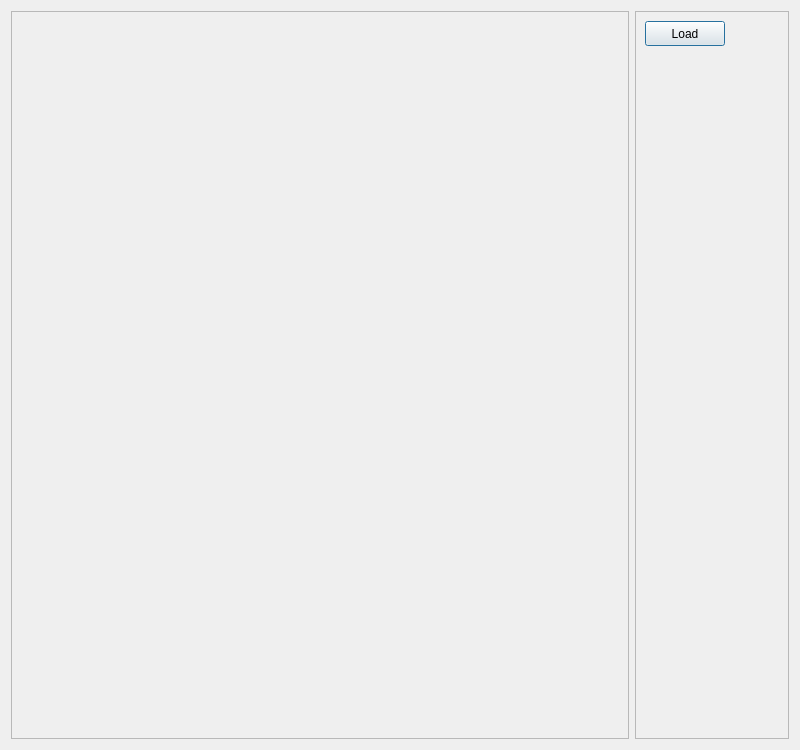
<?xml version="1.0" encoding="UTF-8"?>
<ui version="4.0">
 <class>LoadImageDialog</class>
 <widget class="QDialog" name="LoadImageDialog">
  <property name="geometry">
   <rect>
    <x>0</x>
    <y>0</y>
    <width>800</width>
    <height>750</height>
   </rect>
  </property>
  <property name="windowTitle">
   <string>load file dialog</string>
  </property>
  <layout class="QHBoxLayout" name="horizontalLayout">
   <item>
    <widget class="QFrame" name="frame">
     <property name="sizePolicy">
      <sizepolicy hsizetype="Preferred" vsizetype="Preferred">
       <horstretch>4</horstretch>
       <verstretch>0</verstretch>
      </sizepolicy>
     </property>
     <property name="frameShape">
      <enum>QFrame::StyledPanel</enum>
     </property>
     <property name="frameShadow">
      <enum>QFrame::Raised</enum>
     </property>
     <layout class="QHBoxLayout" name="horizontalLayout_2">
      <item>
       <widget class="QVTKWidget" name="qvtkWidget"/>
      </item>
     </layout>
    </widget>
   </item>
   <item>
    <widget class="QFrame" name="frame_2">
     <property name="sizePolicy">
      <sizepolicy hsizetype="Preferred" vsizetype="Preferred">
       <horstretch>1</horstretch>
       <verstretch>0</verstretch>
      </sizepolicy>
     </property>
     <property name="frameShape">
      <enum>QFrame::StyledPanel</enum>
     </property>
     <property name="frameShadow">
      <enum>QFrame::Raised</enum>
     </property>
     <layout class="QFormLayout" name="formLayout">
      <item row="0" column="0">
       <widget class="QPushButton" name="loadBtn">
        <property name="minimumSize">
         <size>
          <width>0</width>
          <height>25</height>
         </size>
        </property>
        <property name="text">
         <string>Load</string>
        </property>
       </widget>
      </item>
     </layout>
    </widget>
   </item>
  </layout>
 </widget>
 <customwidgets>
  <customwidget>
   <class>QVTKWidget</class>
   <extends>QWidget</extends>
   <header>QVTKWidget.h</header>
  </customwidget>
 </customwidgets>
 <resources/>
 <connections/>
</ui>
